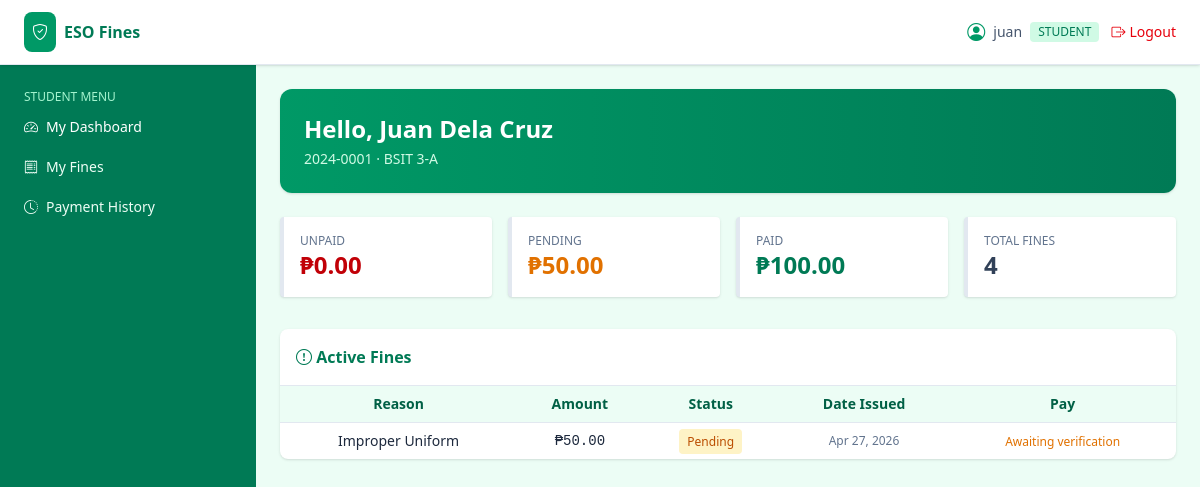
The page /student/dashboard.php (signed in) on the database its author committed.
### tables this page shows
CREATE TABLE `users` (
  `id` int(11) UNSIGNED NOT NULL,
  `username` varchar(60) NOT NULL,
  `email` varchar(120) NOT NULL,
  `password` varchar(255) NOT NULL,
  `role` enum('admin','student') NOT NULL DEFAULT 'student',
  `student_id` int(11) UNSIGNED DEFAULT NULL,
  `is_active` tinyint(1) NOT NULL DEFAULT 1,
  `created_at` timestamp NOT NULL DEFAULT current_timestamp()
);

CREATE TABLE `students` (
  `id` int(11) UNSIGNED NOT NULL,
  `student_no` varchar(30) NOT NULL,
  `full_name` varchar(150) NOT NULL,
  `email` varchar(120) NOT NULL,
  `contact` varchar(20) DEFAULT NULL,
  `course` varchar(80) DEFAULT NULL,
  `year_level` varchar(20) DEFAULT NULL,
  `section` varchar(20) DEFAULT NULL,
  `created_at` timestamp NOT NULL DEFAULT current_timestamp()
);

CREATE TABLE `fines` (
  `id` int(11) UNSIGNED NOT NULL,
  `student_id` int(11) UNSIGNED NOT NULL,
  `category_id` int(11) UNSIGNED DEFAULT NULL,
  `amount` decimal(10,2) NOT NULL,
  `reason` varchar(255) NOT NULL,
  `status` enum('unpaid','pending','paid','cancelled') NOT NULL DEFAULT 'unpaid',
  `issued_by` int(11) UNSIGNED NOT NULL,
  `issued_at` timestamp NOT NULL DEFAULT current_timestamp(),
  `paid_at` timestamp NULL DEFAULT NULL
);

### includes/db.php (called while the page is built, shortened)
<?php
function db() {
    static $pdo = null;
    if ($pdo === null) {
        $dsn = 'mysql:host=' . DB_HOST . ';port=' . DB_PORT . ';dbname=' . DB_NAME . ';charset=utf8mb4';
        try {
            $pdo = new PDO($dsn, DB_USER, DB_PASS, [
                PDO::ATTR_ERRMODE            => PDO::ERRMODE_EXCEPTION,
                PDO::ATTR_DEFAULT_FETCH_MODE => PDO::FETCH_ASSOC,
                PDO::ATTR_EMULATE_PREPARES   => false,
            ]);
        } catch (PDOException $e) {
            http_response_code(500);
            die('Database connection failed: ' . htmlspecialchars($e->getMessage()));
        }
    }
    return $pdo;
}
function db_all($sql, $params = []) {
    $stmt = db()->prepare($sql);
    $stmt->execute($params);
    return $stmt->fetchAll();
}
function db_one($sql, $params = []) {
    $stmt = db()->prepare($sql);
    $stmt->execute($params);
    return $stmt->fetch();
}

### includes/auth.php (called while the page is built, shortened)
<?php
require_once __DIR__ . '/db.php';
require_once __DIR__ . '/functions.php';
function current_user() {
    static $cache = null;
    if ($cache !== null && $cache['id'] === (int)$_SESSION['user_id']) return $cache;
    $cache = db_one('SELECT * FROM users WHERE id = ? AND is_active = 1', [$_SESSION['user_id']]);
    return $cache ?: null;
}
function current_student() {
    $u = current_user();
    return db_one('SELECT * FROM students WHERE id = ?', [$u['student_id']]);
}
function check_session_timeout() {
    if (!current_user()) return;
}
function require_login() {
    check_session_timeout();
}
function require_role($role) {
    require_login();
}

### includes/functions.php (called while the page is built, shortened)
<?php
function e($val) {
    return htmlspecialchars((string)$val, ENT_QUOTES, 'UTF-8');
}
function peso($n) {
    return '₱' . number_format((float)$n, 2);
}
function fdate($d, $fmt = 'M d, Y h:i A') {
    $ts = is_numeric($d) ? (int)$d : strtotime($d);
    return $ts ? date($fmt, $ts) : '—';
}

### student/dashboard.php (the view, shortened to what this page needs)
<?php
require_once __DIR__ . '/../includes/auth.php';
require_role('student');
$student = current_student();
$kpi = db_one("
  SELECT
    COALESCE(SUM(CASE WHEN status='unpaid'  THEN amount END),0) AS unpaid,
    COALESCE(SUM(CASE WHEN status='pending' THEN amount END),0) AS pending,
    COALESCE(SUM(CASE WHEN status='paid'    THEN amount END),0) AS paid,
    COUNT(*) AS total
  FROM fines WHERE student_id = ?", [$student['id']]);
$activeFines = db_all("
  SELECT f.*, c.name AS category_name
  FROM fines f LEFT JOIN fine_categories c ON c.id = f.category_id
  WHERE f.student_id = ? AND f.status IN ('unpaid','pending')
  ORDER BY f.issued_at DESC", [$student['id']]);
include __DIR__ . '/../templates/header.php';
include __DIR__ . '/../templates/sidebar.php';
?>
<div class="bg-gradient-to-r from-emerald-600 to-emerald-700 text-white rounded-xl p-6 mb-6 shadow">
  <h1 class="text-2xl font-bold">Hello, <?= e($student['full_name']) ?></h1>
  <p class="text-emerald-100 text-sm mt-1">
    <?= e($student['student_no']) ?> · <?= e($student['course'] . ' ' . $student['year_level'] . '-' . $student['section']) ?>
  </p>
</div>
<div id="kpiBox" class="grid grid-cols-2 md:grid-cols-4 gap-4 mb-8">
  <div class="bg-white border-l-4 border-red-600 rounded shadow p-4">
    <p class="text-xs text-slate-500 uppercase">Unpaid</p>
    <p class="text-2xl font-bold text-red-700"><?= peso($kpi['unpaid']) ?></p>
  </div>
  <div class="bg-white border-l-4 border-amber-500 rounded shadow p-4">
    <p class="text-xs text-slate-500 uppercase">Pending</p>
    <p class="text-2xl font-bold text-amber-600"><?= peso($kpi['pending']) ?></p>
  </div>
  <div class="bg-white border-l-4 border-emerald-600 rounded shadow p-4">
    <p class="text-xs text-slate-500 uppercase">Paid</p>
    <p class="text-2xl font-bold text-emerald-700"><?= peso($kpi['paid']) ?></p>
  </div>
  <div class="bg-white border-l-4 border-slate-400 rounded shadow p-4">
    <p class="text-xs text-slate-500 uppercase">Total Fines</p>
    <p class="text-2xl font-bold text-slate-700"><?= e($kpi['total']) ?></p>
  </div>
</div>
<div class="bg-white rounded-lg shadow">
  <div class="p-4 border-b font-semibold text-emerald-700">
    <i class="bi bi-exclamation-circle"></i> Active Fines
  </div>
  <div class="overflow-x-auto desktop-table">
  <table class="w-full text-sm min-w-[480px]">
    <thead class="bg-emerald-50 text-emerald-800">
      <tr>
        <th class="text-left p-2">Reason</th>
        <th class="text-right p-2">Amount</th>
        <th class="p-2">Status</th>
        <th class="p-2">Date Issued</th>
        <th class="p-2">Pay</th>
      </tr>
    </thead>
    <tbody>
    <?php foreach ($activeFines as $f): ?>
      <tr class="border-t hover:bg-emerald-50/40">
        <td class="p-2"><?= e($f['reason']) ?></td>
        <td class="p-2 text-right font-mono"><?= peso($f['amount']) ?></td>
        <td class="p-2 text-center"><?php
           $cls = ['unpaid'=>'bg-red-100 text-red-700','pending'=>'bg-amber-100 text-amber-700'][$f['status']] ?? 'bg-slate-100 text-slate-700';
          echo '<span class="text-xs px-2 py-1 rounded ' . $cls . '">' . e(ucfirst($f['status'])) . '</span>';
        ?></td>
        <td class="p-2 text-xs text-slate-500"><?= e(fdate($f['issued_at'], 'M d, Y')) ?></td>
        <td class="p-2 text-center">
          <?php if ($f['status'] === 'unpaid'): ?>
            <a href="<?= APP_URL ?>/student/pay.php?fine_id=<?= $f['id'] ?>"
               class="inline-flex items-center gap-1 bg-emerald-600 hover:bg-emerald-700 text-white text-xs px-3 py-1 rounded">
              <i class="bi bi-qr-code"></i> Pay via GCash
            </a>
          <?php else: ?>
            <span class="text-xs text-amber-600">Awaiting verification</span>
          <?php endif; ?>
        </td>
      </tr>
    <?php endforeach; if (!$activeFines): ?>
      <tr><td colspan="5" class="p-6 text-center text-slate-400">
        <i class="bi bi-emoji-smile text-2xl text-emerald-400"></i><br>
        No active fines. You're all clear!
      </td></tr>
    <?php endif; ?>
    </tbody>
  </table>
  </div>
<?php include __DIR__ . '/../templates/footer.php'; ?>

### templates/header.php (shortened to what this page needs)
<?php
require_once __DIR__ . '/../includes/auth.php';
$user = current_user();
?>
<!DOCTYPE html>
<html lang="en">
<head>
<link id="tw-css" rel="stylesheet" href="<?= APP_URL ?>/assets/css/tailwind.min.css">
<link id="bi-css" rel="stylesheet" href="<?= APP_URL ?>/assets/css/bootstrap-icons.min.css">
</head>
<body class="bg-emerald-50 text-slate-800 min-h-screen">
<header class="bg-white border-b border-emerald-100 sticky top-0 z-30 shadow-sm">
  <div class="flex items-center justify-between px-4 md:px-6 py-3">
    <div class="flex items-center gap-3">
      <a href="<?= APP_URL ?>" class="flex items-center gap-2">
        <span class="bg-emerald-600 text-white p-2 rounded-lg"><i class="bi bi-shield-check"></i></span>
        <span class="font-bold text-emerald-700">ESO Fines</span>
      </a>
    </div>
    <div class="flex items-center gap-3">
      <span class="hidden sm:flex items-center gap-2 text-sm text-slate-600">
        <i class="bi bi-person-circle text-emerald-600 text-lg"></i>
        <?= e($user['username']) ?>
        <span class="text-xs uppercase bg-emerald-100 text-emerald-700 px-2 py-0.5 rounded"><?= e($user['role']) ?></span>
      </span>
      <a href="<?= APP_URL ?>/actions/logout.php" class="text-sm text-red-600 hover:underline flex items-center gap-1">
        <i class="bi bi-box-arrow-right"></i> Logout
      </a>
    </div>
  </div>
</header>
<div class="flex">

### templates/header.php (style rules this page uses)
*, *::before, *::after { border-color: #e2e8f0; }
body { font-family: 'Segoe UI', Tahoma, Geneva, Verdana, sans-serif; }
main table th, main table td { text-align: center !important; vertical-align: middle; }

### rows shown on the page
users: username "juan", role "STUDENT"
students: full_name "Juan Dela Cruz", student_no "2024-0001", course+year_level+section "BSIT 3-A"
fines: reason "Improper Uniform", amount "₱50.00", status "Pending", issued_at "Apr 27, 2026", shows "Awaiting verification"

### other values the page prints
peso($kpi['unpaid']) "₱0.00"
peso($kpi['pending']) "₱50.00"
peso($kpi['paid']) "₱100.00"
$kpi['total'] "4"
